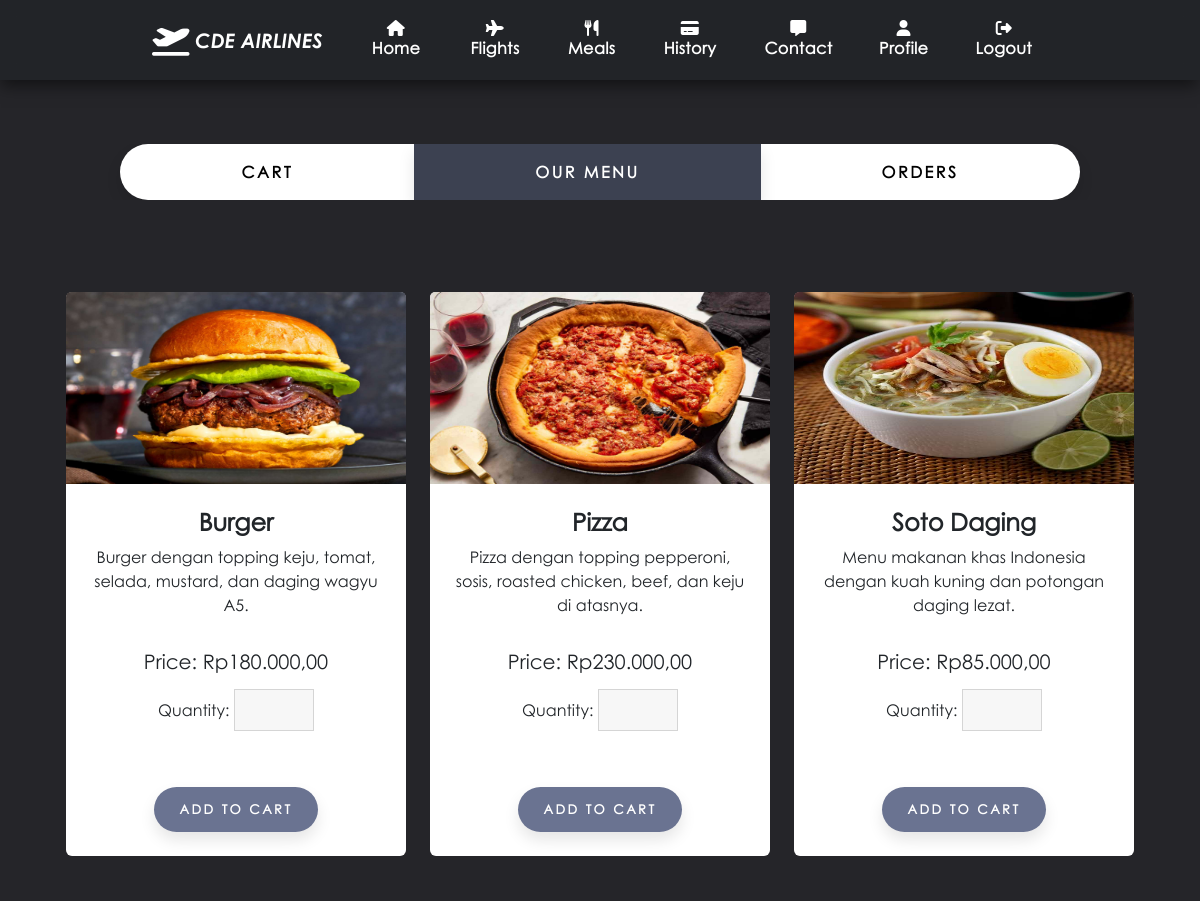
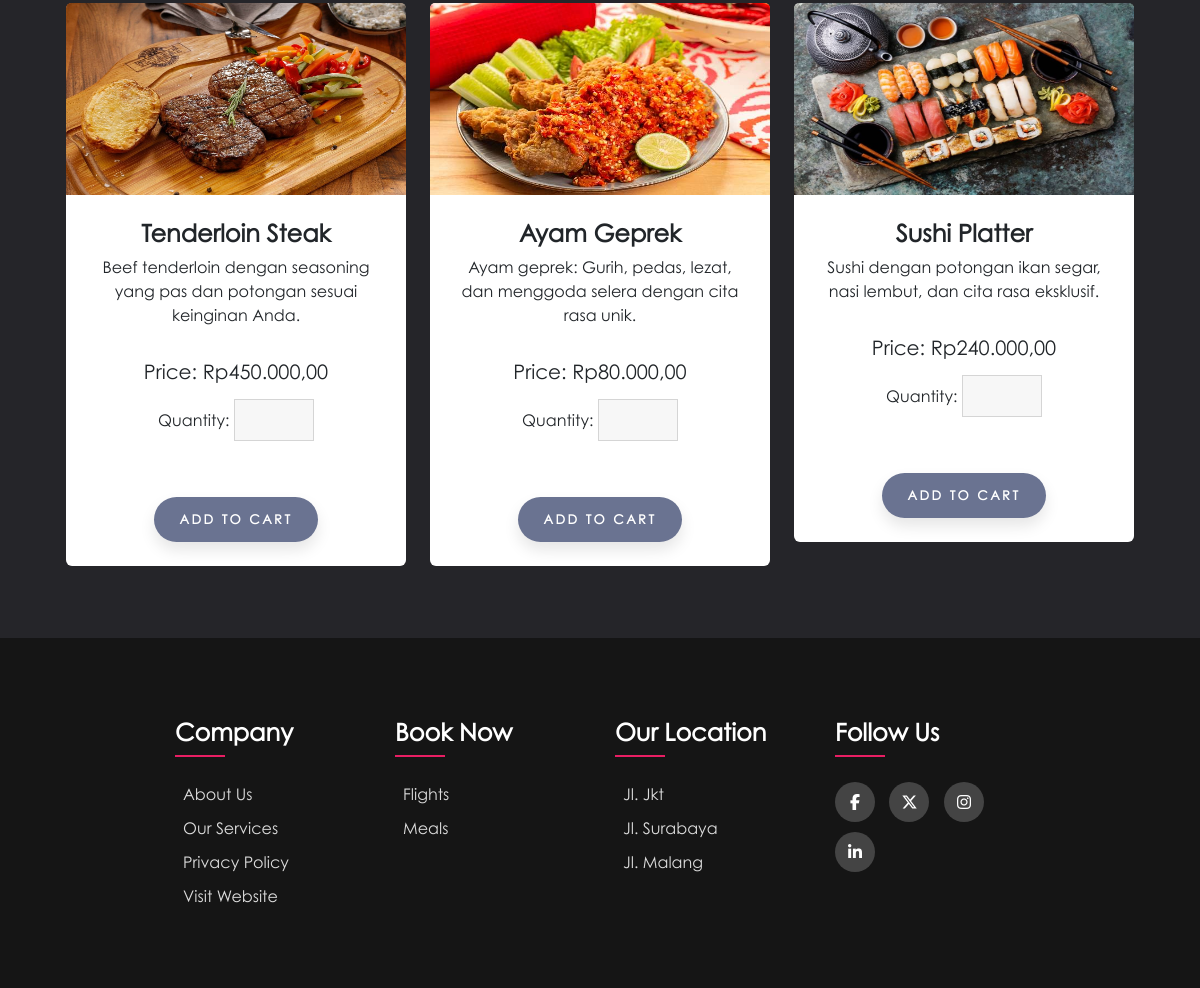
Page /user/food/index.php (signed in) on the committed database (2 pictures, top to bottom).
### tables this page shows
CREATE TABLE `food` (
  `id` int(11) NOT NULL,
  `name` varchar(255) NOT NULL,
  `description` text NOT NULL,
  `photo` blob NOT NULL,
  `price` int(11) NOT NULL,
  `status` int(1) NOT NULL
);

### user/food/index.php (the view, shortened to what this page needs)
<?php
include("../../conn.php");
?>
<!DOCTYPE html>
<html lang="en">
<head>
    <link href="../assets/css/main.css" rel="stylesheet">
    <link href="../assets/css/food/menu.css" rel="stylesheet">
    <link href="../assets/css/food/cart.css" rel="stylesheet">
</head>
<body>
    <?php include '../navbar.php' ?>
    <section class="header-button">
        <div class="header-menu">
            <div class="btn-group" role="group" aria-label="menu-btn" style="width: 80vw;">
                <button type="button" class="btn btn-light cart-btn">Cart</button>
                <button type="button" class="btn btn-light active menu-btn">Our Menu</button>
                <button type="button" class="btn btn-light orders-btn">Orders</button>
            </div>
        </div>
    </section>
    <section class="menu">
        <div class="container mb-4 p-4">
            <div class="row justify-content-center">
                <?php
                $sql = "SELECT * from food WHERE status = 0";
                $result = $conn->query($sql);
                if ($result->num_rows > 0) {
                    while ($row = $result->fetch_assoc()) {
                        $price = number_format($row['price'], 2, ',', '.');
                        $photo = $row['photo'];
                        if (strpos($photo, 'http') === false) {
                            $photo = '../../admin/uploads/' . $photo;
                        }
                        echo '<div class="col-md-4 mx-auto">
                        <div class="card card1 mt-4 mb-4 border-0">
                        <img src="' . $photo . '"class="card-img-top" alt="' . $row["name"] . '">
                            <div class="card-body p-4">
                                <h4 class="card-title"><b>' . $row["name"] . '</b></h4>
                                <p class="card-text">' . $row["description"] . '</p>
                                <h5 class="card-title">Price: Rp' . $price . '</h5>
                                <label for="quantity">Quantity: </label>
                                <input type="number" name="quantity" class="mt-2" id="quantity' . $row["id"] . '" style="width: 5rem"><br>
                                <a href="#" class="btn btn-primary mt-4 add-cart" data-food-id="' . $row["id"] . '" data-food-quantity-input="#quantity' . $row["id"] . '">Add to Cart</a>
                            </div>
                        </div>
                    </div>';
                    }
                } else {
                    echo '<h2 class="header3 mt-4" style="color: white; text-align: center;">There is no available food. Please come back later </h2>';
                }
                ?>
            </div>
        </div>
    </section>
    <?php include '../footer.php' ?>
</body>
</html>

### user/navbar.php (shortened to what this page needs)
<div class="header-border" style="z-index: 1000;">
    <nav id="navbar" class="navbar navbar-expand-lg navbar-custom bg-dark bg-opacity-50" style="background: #23314F; backdrop-filter: blur(0.5rem); z-index: 1000;">
        <div class="container-fluid p-4">
            <a class="navbar-brand" href="../home" style="color: white; text-decoration: none; font-family:'GothicBoldItalic'">
                <i class="fa-solid fa-plane-departure fa-xl" style="color: #ffffff;"></i>
                CDE AIRLINES
            </a>
            <div class="navbar-collapse collapse" id="navbarSupportedContent">
                <ul class="navbar-nav mb-2 mb-lg-0">
                    <?php
                    if (isset($_SESSION['email'])) : ?>
                        <li class="nav-item">
                            <a class="nav-link active" aria-current="page" href="../home/index.php"><i class="fa-solid fa-house" style="color: #ffffff;"></i> Home</a>
                        </li>
                        <li class="nav-item">
                            <a class="nav-link" href="../flights/index.php" role="page"><i class="fa-solid fa-plane" style="color: #ffffff;"></i> Flights</a>
                        </li>
                        <li class="nav-item">
                            <a class="nav-link" href="../food/index.php" role="page"><i class="fa-solid fa-utensils" style="color: #ffffff;"></i> Meals</a>
                        </li>
                        <li class="nav-item">
                            <a class="nav-link" href="../history/index.php" role="page"><i class="fa-solid fa-credit-card" style="color: #ffffff;"></i> History</a>
                        </li>
                        <li class="nav-item">
                            <a class="nav-link" href="../home/feedback.php" role="page"><i class="fa-solid fa-message" style="color: #ffffff;"></i> Contact</a>
                        </li>
                        <li class="nav-item">
                            <a class="nav-link" href="../home/profile.php"><i class="fa-solid fa-user" style="color: #ffffff;"></i> Profile</a>
                        </li>
                        <li class="nav-item">
                            <a class="nav-link" href="../login/logout.php" role="page"><i class="fa-solid fa-right-from-bracket" style="color: #ffffff;"></i> Logout</a>
                        </li>
                    <?php endif ?>
                </ul>
            </div>
        </div>
    </nav>
</div>

### user/footer.php
<footer class="footer">
    <div class="footer-row">
        <div class="footer-col">
            <h4 class="text">company</h4>
            <a href="../home/index.php" class="text2">about us</a>
            <a href="../home/index.php" class="text2">our services</a>
            <a href="" class="text2">privacy policy</a>
            <a href="../home/index.php" class="text2">visit website</a>
        </div>
        <div class="footer-col">
            <h4 class="text">book now</h4>
            <a href="../flights/index.php" class="text2">flights</a>
            <a href="../food/index.php" class="text2">meals</a>
        </div>
        <div class="footer-col">
            <h4 class="text">our location</h4>
            <a href="" class="text2">jl. Jkt</a>
            <a href="" class="text2">jl. surabaya</a>
            <a href="" class="text2">jl. malang</a>
        </div>
        <div class="footer-col">
            <h4 class="text">follow us</h4>
            <div class="social-links">
                <a href="" class="text2"><i class="fa-brands fa-facebook-f"></i></a>
                <a href="" class="text2"><i class="fa-brands fa-x-twitter"></i></a>
                <a href="" class="text2"><i class="fa-brands fa-instagram"></i></a>
                <a href="" class="text2"><i class="fa-brands fa-linkedin-in"></i></a>
            </div>
        </div>
    </div>
</footer>
</html>

### user/assets/css/main.css (style rules this page uses)
body { background-color: #252529; font-family: "Gothic"; }
.text { font-size: 1.5rem; font-family: "Gothic"; }
.text2 { font-size: 1.2rem; font-family: "Gothic"; }
html { scroll-behavior: smooth; }
.nav-item a { text-decoration: none; font-family: "Gothic"; font-weight: 600 !important; letter-spacing: 0.4px; }
.navbar-custom { padding: 3px 12px; position: relative; height: 80px; padding: 0 15vh !important; }
.header-border { box-shadow: -1px 8px 15px -2px rgba(0, 0, 0, 0.5); position: fixed; width: 100%; top: 0; z-index: 1000; }
.navbar-custom .navbar-nav .nav-item { margin: 0 6px; }
.navbar-custom .navbar-nav .nav-item .nav-link { text-align: center; color: #fff; padding: 12px; border-radius: 10px; position: relative; top: 0; }
.nav-item { transition: 0.5s linear; }
*, *::before, *::after { box-sizing: border-box; }
.footer { background-color: #151515; padding: 80px 0; padding: 10vh 20vh; }
.footer-row { max-width: auto; margin: auto; display: flex; flex-wrap: wrap; }
.footer-col { width: 25%; padding: 0 15px; }
.footer-col h4 { color: #fff; text-transform: capitalize; margin-bottom: 35px; font-weight: 800; position: relative; font-size: 1.5rem; }
.footer-col h4::before { content: ""; position: absolute; left: 0; bottom: -10px; background-color: #e91e63; width: 50px; height: 2px; }
.footer-col a:not(:last-child) { margin-bottom: 10px; }
.footer-col a { color: #ddd; display: block; font-weight: 300; text-transform: capitalize; text-decoration: none; transition: all 0.3s ease; font-size: 1rem; }
.footer-col .social-links a { color: #fff; background-color: rgba(255, 255, 255, 0.2); display: inline-block; height: 40px; width: 40px; border-radius: 50%; text-align: center; margin: 0 10px 10px 0; line-height: 50px; transition: all 0.5s ease; }
.footer-col .social-links a i { line-height: 40px; }

### user/assets/css/food/menu.css (style rules this page uses)
.header-button { padding: 3vh; height: auto; }
.header-menu { margin-top: 120px; text-align: center !important; margin-bottom: 20px; overflow: hidden; }
.btn-light { padding: 1em 2em; font-size: 1rem; text-transform: uppercase; letter-spacing: 2.5px; font-weight: 700; color: #000; background-color: white; border: none; border-radius: 45px; box-shadow: 0px 8px 15px rgba(0, 0, 0, 0.1); transition: all 0.3s ease 0s; cursor: pointer; outline: none; }
.btn-light.active { background-color: rgb(60, 65, 81); color: #fff; }
.btn-primary { padding: 1em 2em; font-size: 0.8rem; text-transform: uppercase; letter-spacing: 2.5px; font-weight: 700; color: white; background-color: rgb(106, 115, 145); border: none; border-radius: 45px; box-shadow: 0px 8px 15px rgba(0, 0, 0, 0.1); transition: all 0.3s ease 0s; cursor: pointer; }
.card1 { text-align: center; align-items: center; }
.card-img-top { height: 12rem; }

### user/assets/css/food/cart.css (style rules this page uses)
.row { margin: 0; }
a { padding: 0 1vh; }
img { width: 3.5rem; }
h5 { margin-top: 4vh; }
input { border: 1px solid rgba(0, 0, 0, 0.137); padding: 1vh; margin-bottom: 4vh; outline: none; width: 100%; background-color: rgb(247, 247, 247); }
a { color: black; text-decoration: none; }

### rows in the picture
food: shows a picture, name "Burger", description "Burger dengan topping keju, tomat, selada, mustard, dan daging wagyu A5.", price "180.000,00"
food: shows a picture, name "Pizza", description "Pizza dengan topping pepperoni, sosis, roasted chicken, beef, dan keju di atasnya.", price "230.000,00"
food: shows a picture, name "Soto Daging", description "Menu makanan khas Indonesia dengan kuah kuning dan potongan daging lezat.", price "85.000,00"
food: shows a picture, name "Tenderloin Steak", description "Beef tenderloin dengan seasoning yang pas dan potongan sesuai keinginan Anda.", price "450.000,00"
food: shows a picture, name "Ayam Geprek", description "Ayam geprek: Gurih, pedas, lezat, dan menggoda selera dengan cita rasa unik.", price "80.000,00"
food: shows a picture, name "Sushi Platter", description "Sushi dengan potongan ikan segar, nasi lembut, dan cita rasa eksklusif.", price "240.000,00"
